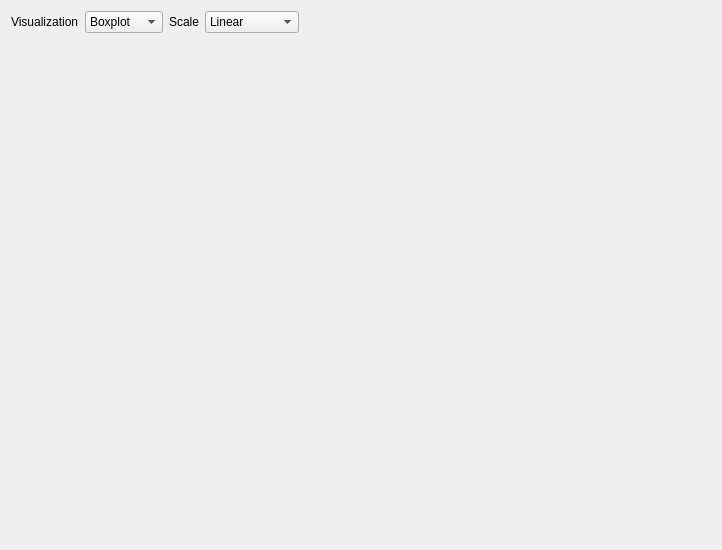
              <widget class="QWidget" name="tab_abundance_profiles">
               <attribute name="title">
                <string>Abundance profiles</string>
               </attribute>
               <layout class="QGridLayout" name="gridLayout_abundance_profiles">
                <item row="0" column="0">
                 <layout class="QHBoxLayout" name="horizontalLayout_abundance_controls">
                  <item>
                   <widget class="QLabel" name="label_abundance_visualization">
                    <property name="text">
                     <string>Visualization</string>
                    </property>
                   </widget>
                  </item>
                  <item>
                   <widget class="QComboBox" name="comboBox_abundancePlotType">
                    <item>
                     <property name="text">
                      <string>Boxplot</string>
                     </property>
                    </item>
                    <item>
                     <property name="text">
                      <string>Line plot</string>
                     </property>
                    </item>
                   </widget>
                  </item>
                  <item>
                   <widget class="QLabel" name="label_abundance_scale">
                    <property name="text">
                     <string>Scale</string>
                    </property>
                   </widget>
                  </item>
                  <item>
                   <widget class="QComboBox" name="comboBox_abundanceScale">
                    <item>
                     <property name="text">
                      <string>Linear</string>
                     </property>
                    </item>
                    <item>
                     <property name="text">
                      <string>Logarithmic</string>
                     </property>
                    </item>
                   </widget>
                  </item>
                  <item>
                   <spacer name="horizontalSpacer_abundance">
                    <property name="orientation">
                     <enum>Qt::Horizontal</enum>
                    </property>
                    <property name="sizeHint" stdset="0">
                     <size>
                      <width>40</width>
                      <height>20</height>
                     </size>
                    </property>
                   </spacer>
                  </item>
                 </layout>
                </item>
                <item row="1" column="0">
                 <widget class="QWidget" name="resultsExperimentAbundance_widget" native="true">
                  <property name="sizePolicy">
                   <sizepolicy hsizetype="Preferred" vsizetype="Expanding">
                    <horstretch>0</horstretch>
                    <verstretch>0</verstretch>
                   </sizepolicy>
                  </property>
                  <property name="minimumSize">
                   <size>
                    <width>700</width>
                    <height>500</height>
                   </size>
                  </property>
                 </widget>
                </item>
               </layout>
              </widget>
